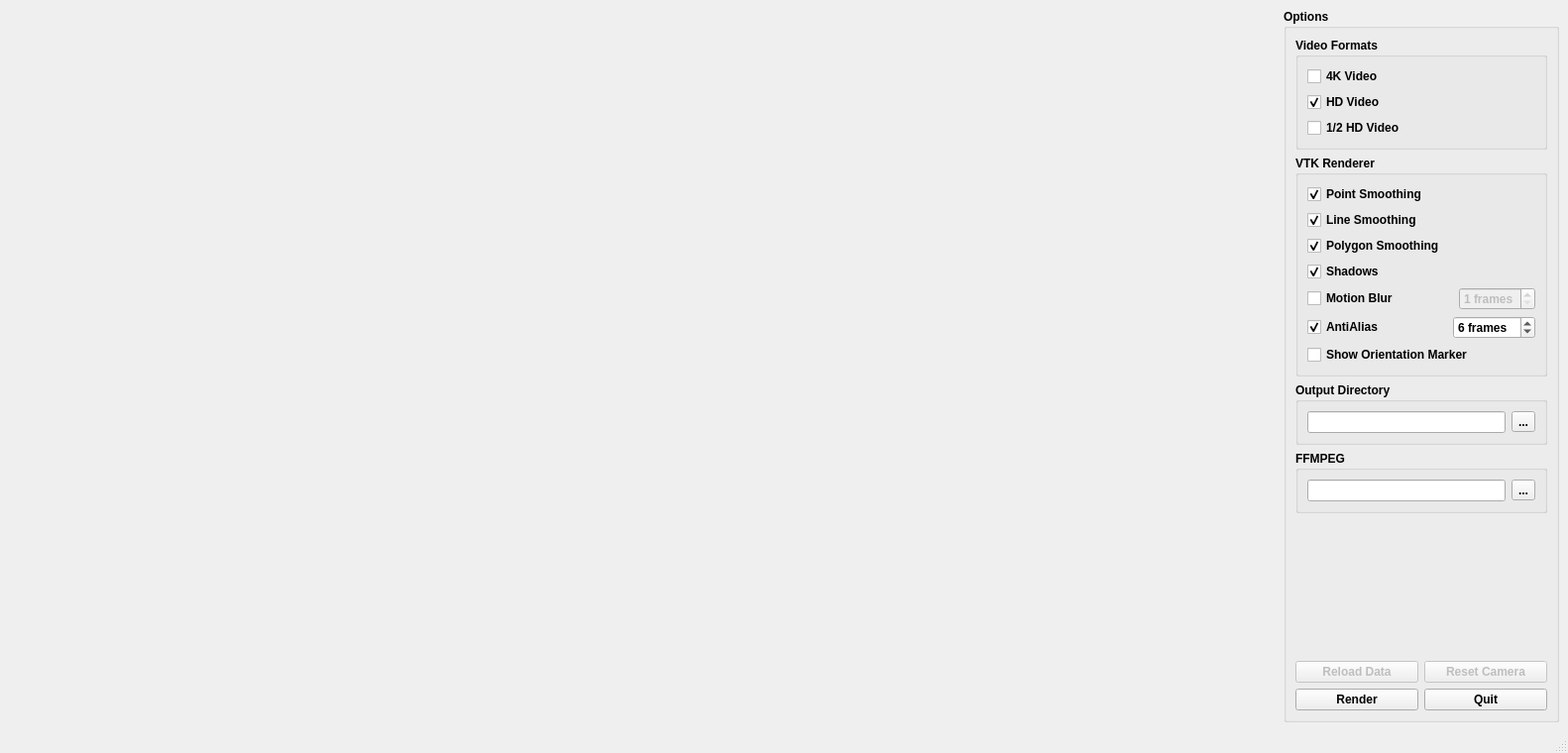
<?xml version="1.0" encoding="UTF-8"?>
<ui version="4.0">
 <class>MovieRenderer</class>
 <widget class="QMainWindow" name="MovieRenderer">
  <property name="geometry">
   <rect>
    <x>0</x>
    <y>0</y>
    <width>1572</width>
    <height>758</height>
   </rect>
  </property>
  <property name="windowTitle">
   <string>VTK Movie Renderer</string>
  </property>
  <property name="windowIcon">
   <iconset resource="rsc/resources.qrc">
    <normaloff>:/MovieRenderer/application.svg</normaloff>:/MovieRenderer/application.svg</iconset>
  </property>
  <widget class="QWidget" name="centralwidget">
   <layout class="QHBoxLayout" name="horizontalLayout" stretch="1,0">
    <item>
     <widget class="QVTKWidget" name="m_view" native="true">
      <property name="minimumSize">
       <size>
        <width>1280</width>
        <height>720</height>
       </size>
      </property>
      <property name="maximumSize">
       <size>
        <width>1280</width>
        <height>720</height>
       </size>
      </property>
     </widget>
    </item>
    <item>
     <widget class="QGroupBox" name="groupBox">
      <property name="sizePolicy">
       <sizepolicy hsizetype="Expanding" vsizetype="Expanding">
        <horstretch>0</horstretch>
        <verstretch>0</verstretch>
       </sizepolicy>
      </property>
      <property name="font">
       <font>
        <weight>75</weight>
        <bold>true</bold>
       </font>
      </property>
      <property name="title">
       <string>Options</string>
      </property>
      <layout class="QVBoxLayout" name="verticalLayout">
       <item>
        <widget class="QGroupBox" name="m_videoGroup">
         <property name="title">
          <string>Video Formats</string>
         </property>
         <layout class="QVBoxLayout" name="verticalLayout_3">
          <item>
           <widget class="QCheckBox" name="m_render4K">
            <property name="text">
             <string>4K Video</string>
            </property>
           </widget>
          </item>
          <item>
           <widget class="QCheckBox" name="m_renderFull">
            <property name="text">
             <string>HD Video</string>
            </property>
            <property name="checked">
             <bool>true</bool>
            </property>
           </widget>
          </item>
          <item>
           <widget class="QCheckBox" name="m_renderHalf">
            <property name="text">
             <string>1/2 HD Video</string>
            </property>
            <property name="checked">
             <bool>false</bool>
            </property>
           </widget>
          </item>
         </layout>
        </widget>
       </item>
       <item>
        <widget class="QGroupBox" name="m_rendererGroup">
         <property name="title">
          <string>VTK Renderer</string>
         </property>
         <layout class="QVBoxLayout" name="verticalLayout_2">
          <item>
           <widget class="QCheckBox" name="m_pointSmoothing">
            <property name="text">
             <string>Point Smoothing</string>
            </property>
            <property name="checked">
             <bool>true</bool>
            </property>
           </widget>
          </item>
          <item>
           <widget class="QCheckBox" name="m_lineSmoothing">
            <property name="text">
             <string>Line Smoothing</string>
            </property>
            <property name="checked">
             <bool>true</bool>
            </property>
           </widget>
          </item>
          <item>
           <widget class="QCheckBox" name="m_polygonSmoothing">
            <property name="text">
             <string>Polygon Smoothing</string>
            </property>
            <property name="checked">
             <bool>true</bool>
            </property>
           </widget>
          </item>
          <item>
           <widget class="QCheckBox" name="m_shadows">
            <property name="text">
             <string>Shadows</string>
            </property>
            <property name="checked">
             <bool>true</bool>
            </property>
           </widget>
          </item>
          <item>
           <layout class="QHBoxLayout" name="horizontalLayout_3" stretch="1,0">
            <item>
             <widget class="QCheckBox" name="m_motionBlur">
              <property name="text">
               <string>Motion Blur</string>
              </property>
             </widget>
            </item>
            <item>
             <widget class="QSpinBox" name="m_motionBlurFrames">
              <property name="enabled">
               <bool>false</bool>
              </property>
              <property name="suffix">
               <string> frames</string>
              </property>
              <property name="minimum">
               <number>1</number>
              </property>
              <property name="maximum">
               <number>5</number>
              </property>
             </widget>
            </item>
           </layout>
          </item>
          <item>
           <layout class="QHBoxLayout" name="horizontalLayout_4" stretch="1,0">
            <item>
             <widget class="QCheckBox" name="m_antiAlias">
              <property name="text">
               <string>AntiAlias</string>
              </property>
              <property name="checked">
               <bool>true</bool>
              </property>
             </widget>
            </item>
            <item>
             <widget class="QSpinBox" name="m_aliasFrames">
              <property name="enabled">
               <bool>true</bool>
              </property>
              <property name="suffix">
               <string> frames</string>
              </property>
              <property name="minimum">
               <number>1</number>
              </property>
              <property name="maximum">
               <number>10</number>
              </property>
              <property name="value">
               <number>6</number>
              </property>
             </widget>
            </item>
           </layout>
          </item>
          <item>
           <widget class="QCheckBox" name="m_axes">
            <property name="text">
             <string>Show Orientation Marker</string>
            </property>
            <property name="checked">
             <bool>false</bool>
            </property>
           </widget>
          </item>
         </layout>
        </widget>
       </item>
       <item>
        <widget class="QGroupBox" name="m_outputGroup">
         <property name="title">
          <string>Output Directory</string>
         </property>
         <layout class="QHBoxLayout" name="horizontalLayout_5">
          <item>
           <widget class="QLineEdit" name="m_directory">
            <property name="minimumSize">
             <size>
              <width>200</width>
              <height>0</height>
             </size>
            </property>
            <property name="readOnly">
             <bool>true</bool>
            </property>
           </widget>
          </item>
          <item>
           <widget class="QToolButton" name="m_dirButton">
            <property name="text">
             <string>...</string>
            </property>
           </widget>
          </item>
         </layout>
        </widget>
       </item>
       <item>
        <widget class="QGroupBox" name="m_ffmpegGroup">
         <property name="title">
          <string>FFMPEG </string>
         </property>
         <layout class="QHBoxLayout" name="horizontalLayout_6">
          <item>
           <widget class="QLineEdit" name="m_ffmpegExe">
            <property name="minimumSize">
             <size>
              <width>200</width>
              <height>0</height>
             </size>
            </property>
           </widget>
          </item>
          <item>
           <widget class="QToolButton" name="m_ffmpegDir">
            <property name="text">
             <string>...</string>
            </property>
           </widget>
          </item>
         </layout>
        </widget>
       </item>
       <item>
        <spacer name="verticalSpacer">
         <property name="orientation">
          <enum>Qt::Vertical</enum>
         </property>
         <property name="sizeHint" stdset="0">
          <size>
           <width>20</width>
           <height>40</height>
          </size>
         </property>
        </spacer>
       </item>
       <item>
        <layout class="QHBoxLayout" name="horizontalLayout_7">
         <item>
          <widget class="QPushButton" name="m_reloadResources">
           <property name="enabled">
            <bool>false</bool>
           </property>
           <property name="text">
            <string>Reload Data</string>
           </property>
          </widget>
         </item>
         <item>
          <widget class="QPushButton" name="m_resetCamera">
           <property name="enabled">
            <bool>false</bool>
           </property>
           <property name="text">
            <string>Reset Camera</string>
           </property>
          </widget>
         </item>
        </layout>
       </item>
       <item>
        <layout class="QHBoxLayout" name="horizontalLayout_2">
         <item>
          <widget class="QPushButton" name="m_render">
           <property name="text">
            <string>Render</string>
           </property>
          </widget>
         </item>
         <item>
          <widget class="QPushButton" name="m_quit">
           <property name="text">
            <string>Quit</string>
           </property>
          </widget>
         </item>
        </layout>
       </item>
      </layout>
     </widget>
    </item>
   </layout>
  </widget>
  <widget class="QStatusBar" name="statusbar"/>
 </widget>
 <customwidgets>
  <customwidget>
   <class>QVTKWidget</class>
   <extends>QWidget</extends>
   <header>qvtkwidget.h</header>
   <container>1</container>
  </customwidget>
 </customwidgets>
 <resources>
  <include location="rsc/resources.qrc"/>
 </resources>
 <connections/>
</ui>
